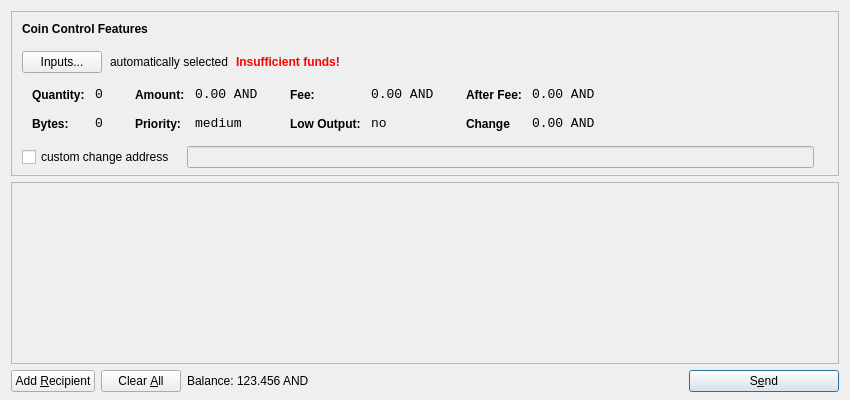
<?xml version="1.0" encoding="UTF-8"?>
<ui version="4.0">
 <class>SendCoinsDialog</class>
 <widget class="QDialog" name="SendCoinsDialog">
  <property name="geometry">
   <rect>
    <x>0</x>
    <y>0</y>
    <width>850</width>
    <height>400</height>
   </rect>
  </property>
  <property name="windowTitle">
   <string>Send Coins</string>
  </property>
  <layout class="QVBoxLayout" name="verticalLayout" stretch="0,1,0">
   <property name="bottomMargin">
    <number>8</number>
   </property>
   <item>
    <widget class="QFrame" name="frameCoinControl">
     <property name="sizePolicy">
      <sizepolicy hsizetype="Expanding" vsizetype="Expanding">
       <horstretch>0</horstretch>
       <verstretch>0</verstretch>
      </sizepolicy>
     </property>
     <property name="maximumSize">
      <size>
       <width>16777215</width>
       <height>16777215</height>
      </size>
     </property>
     <property name="frameShape">
      <enum>QFrame::StyledPanel</enum>
     </property>
     <property name="frameShadow">
      <enum>QFrame::Sunken</enum>
     </property>
     <layout class="QVBoxLayout" name="verticalLayoutCoinControl2">
      <property name="spacing">
       <number>-1</number>
      </property>
      <property name="leftMargin">
       <number>0</number>
      </property>
      <property name="topMargin">
       <number>0</number>
      </property>
      <property name="rightMargin">
       <number>0</number>
      </property>
      <property name="bottomMargin">
       <number>6</number>
      </property>
      <item>
       <layout class="QVBoxLayout" name="verticalLayoutCoinControl" stretch="0,0,0,0,1">
        <property name="spacing">
         <number>0</number>
        </property>
        <property name="leftMargin">
         <number>10</number>
        </property>
        <property name="topMargin">
         <number>10</number>
        </property>
        <item>
         <layout class="QHBoxLayout" name="horizontalLayoutCoinControl1">
          <property name="bottomMargin">
           <number>15</number>
          </property>
          <item>
           <widget class="QLabel" name="labelCoinControlFeatures">
            <property name="sizePolicy">
             <sizepolicy hsizetype="Preferred" vsizetype="Maximum">
              <horstretch>0</horstretch>
              <verstretch>0</verstretch>
             </sizepolicy>
            </property>
            <property name="font">
             <font>
              <weight>75</weight>
              <bold>true</bold>
             </font>
            </property>
            <property name="styleSheet">
             <string notr="true">font-weight:bold;</string>
            </property>
            <property name="text">
             <string>Coin Control Features</string>
            </property>
           </widget>
          </item>
         </layout>
        </item>
        <item>
         <layout class="QHBoxLayout" name="horizontalLayoutCoinControl2" stretch="0,0,0,0">
          <property name="spacing">
           <number>8</number>
          </property>
          <property name="bottomMargin">
           <number>10</number>
          </property>
          <item>
           <widget class="QPushButton" name="pushButtonCoinControl">
            <property name="styleSheet">
             <string notr="true"/>
            </property>
            <property name="text">
             <string>Inputs...</string>
            </property>
           </widget>
          </item>
          <item>
           <widget class="QLabel" name="labelCoinControlAutomaticallySelected">
            <property name="text">
             <string>automatically selected</string>
            </property>
            <property name="margin">
             <number>5</number>
            </property>
           </widget>
          </item>
          <item>
           <widget class="QLabel" name="labelCoinControlInsuffFunds">
            <property name="font">
             <font>
              <weight>75</weight>
              <bold>true</bold>
             </font>
            </property>
            <property name="styleSheet">
             <string notr="true">color:red;font-weight:bold;</string>
            </property>
            <property name="text">
             <string>Insufficient funds!</string>
            </property>
            <property name="margin">
             <number>5</number>
            </property>
           </widget>
          </item>
          <item>
           <spacer name="horizontalSpacerCoinControl">
            <property name="orientation">
             <enum>Qt::Horizontal</enum>
            </property>
            <property name="sizeHint" stdset="0">
             <size>
              <width>40</width>
              <height>1</height>
             </size>
            </property>
           </spacer>
          </item>
         </layout>
        </item>
        <item>
         <widget class="QWidget" name="widgetCoinControl" native="true">
          <property name="sizePolicy">
           <sizepolicy hsizetype="Preferred" vsizetype="Preferred">
            <horstretch>0</horstretch>
            <verstretch>0</verstretch>
           </sizepolicy>
          </property>
          <property name="minimumSize">
           <size>
            <width>0</width>
            <height>0</height>
           </size>
          </property>
          <property name="styleSheet">
           <string notr="true"/>
          </property>
          <layout class="QHBoxLayout" name="horizontalLayoutCoinControl5">
           <property name="margin">
            <number>0</number>
           </property>
           <item>
            <layout class="QHBoxLayout" name="horizontalLayoutCoinControl3" stretch="0,0,0,1">
             <property name="spacing">
              <number>20</number>
             </property>
             <property name="topMargin">
              <number>0</number>
             </property>
             <property name="bottomMargin">
              <number>10</number>
             </property>
             <item>
              <layout class="QFormLayout" name="formLayoutCoinControl1">
               <property name="horizontalSpacing">
                <number>10</number>
               </property>
               <property name="verticalSpacing">
                <number>14</number>
               </property>
               <property name="leftMargin">
                <number>10</number>
               </property>
               <property name="topMargin">
                <number>4</number>
               </property>
               <property name="rightMargin">
                <number>6</number>
               </property>
               <item row="0" column="0">
                <widget class="QLabel" name="labelCoinControlQuantityText">
                 <property name="styleSheet">
                  <string notr="true">font-weight:bold;</string>
                 </property>
                 <property name="text">
                  <string>Quantity:</string>
                 </property>
                 <property name="margin">
                  <number>0</number>
                 </property>
                </widget>
               </item>
               <item row="0" column="1">
                <widget class="QLabel" name="labelCoinControlQuantity">
                 <property name="font">
                  <font>
                   <family>Monospace</family>
                   <pointsize>10</pointsize>
                  </font>
                 </property>
                 <property name="cursor">
                  <cursorShape>IBeamCursor</cursorShape>
                 </property>
                 <property name="contextMenuPolicy">
                  <enum>Qt::ActionsContextMenu</enum>
                 </property>
                 <property name="text">
                  <string>0</string>
                 </property>
                 <property name="margin">
                  <number>0</number>
                 </property>
                 <property name="textInteractionFlags">
                  <set>Qt::LinksAccessibleByMouse|Qt::TextSelectableByKeyboard|Qt::TextSelectableByMouse</set>
                 </property>
                </widget>
               </item>
               <item row="1" column="0">
                <widget class="QLabel" name="labelCoinControlBytesText">
                 <property name="styleSheet">
                  <string notr="true">font-weight:bold;</string>
                 </property>
                 <property name="text">
                  <string>Bytes:</string>
                 </property>
                </widget>
               </item>
               <item row="1" column="1">
                <widget class="QLabel" name="labelCoinControlBytes">
                 <property name="font">
                  <font>
                   <family>Monospace</family>
                   <pointsize>10</pointsize>
                  </font>
                 </property>
                 <property name="cursor">
                  <cursorShape>IBeamCursor</cursorShape>
                 </property>
                 <property name="contextMenuPolicy">
                  <enum>Qt::ActionsContextMenu</enum>
                 </property>
                 <property name="text">
                  <string>0</string>
                 </property>
                 <property name="textInteractionFlags">
                  <set>Qt::LinksAccessibleByMouse|Qt::TextSelectableByKeyboard|Qt::TextSelectableByMouse</set>
                 </property>
                </widget>
               </item>
              </layout>
             </item>
             <item>
              <layout class="QFormLayout" name="formLayoutCoinControl2">
               <property name="horizontalSpacing">
                <number>10</number>
               </property>
               <property name="verticalSpacing">
                <number>14</number>
               </property>
               <property name="leftMargin">
                <number>6</number>
               </property>
               <property name="topMargin">
                <number>4</number>
               </property>
               <property name="rightMargin">
                <number>6</number>
               </property>
               <item row="0" column="0">
                <widget class="QLabel" name="labelCoinControlAmountText">
                 <property name="styleSheet">
                  <string notr="true">font-weight:bold;</string>
                 </property>
                 <property name="text">
                  <string>Amount:</string>
                 </property>
                 <property name="margin">
                  <number>0</number>
                 </property>
                </widget>
               </item>
               <item row="0" column="1">
                <widget class="QLabel" name="labelCoinControlAmount">
                 <property name="font">
                  <font>
                   <family>Monospace</family>
                   <pointsize>10</pointsize>
                  </font>
                 </property>
                 <property name="cursor">
                  <cursorShape>IBeamCursor</cursorShape>
                 </property>
                 <property name="contextMenuPolicy">
                  <enum>Qt::ActionsContextMenu</enum>
                 </property>
                 <property name="text">
                  <string>0.00 AND</string>
                 </property>
                 <property name="textInteractionFlags">
                  <set>Qt::LinksAccessibleByMouse|Qt::TextSelectableByKeyboard|Qt::TextSelectableByMouse</set>
                 </property>
                </widget>
               </item>
               <item row="1" column="0">
                <widget class="QLabel" name="labelCoinControlPriorityText">
                 <property name="styleSheet">
                  <string notr="true">font-weight:bold;</string>
                 </property>
                 <property name="text">
                  <string>Priority:</string>
                 </property>
                </widget>
               </item>
               <item row="1" column="1">
                <widget class="QLabel" name="labelCoinControlPriority">
                 <property name="font">
                  <font>
                   <family>Monospace</family>
                   <pointsize>10</pointsize>
                  </font>
                 </property>
                 <property name="cursor">
                  <cursorShape>IBeamCursor</cursorShape>
                 </property>
                 <property name="contextMenuPolicy">
                  <enum>Qt::ActionsContextMenu</enum>
                 </property>
                 <property name="text">
                  <string>medium</string>
                 </property>
                 <property name="textInteractionFlags">
                  <set>Qt::LinksAccessibleByMouse|Qt::TextSelectableByKeyboard|Qt::TextSelectableByMouse</set>
                 </property>
                </widget>
               </item>
              </layout>
             </item>
             <item>
              <layout class="QFormLayout" name="formLayoutCoinControl3">
               <property name="horizontalSpacing">
                <number>10</number>
               </property>
               <property name="verticalSpacing">
                <number>14</number>
               </property>
               <property name="leftMargin">
                <number>6</number>
               </property>
               <property name="topMargin">
                <number>4</number>
               </property>
               <property name="rightMargin">
                <number>6</number>
               </property>
               <item row="0" column="0">
                <widget class="QLabel" name="labelCoinControlFeeText">
                 <property name="styleSheet">
                  <string notr="true">font-weight:bold;</string>
                 </property>
                 <property name="text">
                  <string>Fee:</string>
                 </property>
                 <property name="margin">
                  <number>0</number>
                 </property>
                </widget>
               </item>
               <item row="0" column="1">
                <widget class="QLabel" name="labelCoinControlFee">
                 <property name="font">
                  <font>
                   <family>Monospace</family>
                   <pointsize>10</pointsize>
                  </font>
                 </property>
                 <property name="cursor">
                  <cursorShape>IBeamCursor</cursorShape>
                 </property>
                 <property name="contextMenuPolicy">
                  <enum>Qt::ActionsContextMenu</enum>
                 </property>
                 <property name="text">
                  <string>0.00 AND</string>
                 </property>
                 <property name="textInteractionFlags">
                  <set>Qt::LinksAccessibleByMouse|Qt::TextSelectableByKeyboard|Qt::TextSelectableByMouse</set>
                 </property>
                </widget>
               </item>
               <item row="1" column="0">
                <widget class="QLabel" name="labelCoinControlLowOutputText">
                 <property name="styleSheet">
                  <string notr="true">font-weight:bold;</string>
                 </property>
                 <property name="text">
                  <string>Low Output:</string>
                 </property>
                </widget>
               </item>
               <item row="1" column="1">
                <widget class="QLabel" name="labelCoinControlLowOutput">
                 <property name="font">
                  <font>
                   <family>Monospace</family>
                   <pointsize>10</pointsize>
                  </font>
                 </property>
                 <property name="cursor">
                  <cursorShape>IBeamCursor</cursorShape>
                 </property>
                 <property name="contextMenuPolicy">
                  <enum>Qt::ActionsContextMenu</enum>
                 </property>
                 <property name="text">
                  <string>no</string>
                 </property>
                 <property name="textInteractionFlags">
                  <set>Qt::LinksAccessibleByMouse|Qt::TextSelectableByKeyboard|Qt::TextSelectableByMouse</set>
                 </property>
                </widget>
               </item>
              </layout>
             </item>
             <item>
              <layout class="QFormLayout" name="formLayoutCoinControl4">
               <property name="horizontalSpacing">
                <number>10</number>
               </property>
               <property name="verticalSpacing">
                <number>14</number>
               </property>
               <property name="leftMargin">
                <number>6</number>
               </property>
               <property name="topMargin">
                <number>4</number>
               </property>
               <property name="rightMargin">
                <number>6</number>
               </property>
               <item row="0" column="0">
                <widget class="QLabel" name="labelCoinControlAfterFeeText">
                 <property name="styleSheet">
                  <string notr="true">font-weight:bold;</string>
                 </property>
                 <property name="text">
                  <string>After Fee:</string>
                 </property>
                 <property name="margin">
                  <number>0</number>
                 </property>
                </widget>
               </item>
               <item row="0" column="1">
                <widget class="QLabel" name="labelCoinControlAfterFee">
                 <property name="font">
                  <font>
                   <family>Monospace</family>
                   <pointsize>10</pointsize>
                  </font>
                 </property>
                 <property name="cursor">
                  <cursorShape>IBeamCursor</cursorShape>
                 </property>
                 <property name="contextMenuPolicy">
                  <enum>Qt::ActionsContextMenu</enum>
                 </property>
                 <property name="text">
                  <string>0.00 AND</string>
                 </property>
                 <property name="textInteractionFlags">
                  <set>Qt::LinksAccessibleByMouse|Qt::TextSelectableByKeyboard|Qt::TextSelectableByMouse</set>
                 </property>
                </widget>
               </item>
               <item row="1" column="0">
                <widget class="QLabel" name="labelCoinControlChangeText">
                 <property name="styleSheet">
                  <string notr="true">font-weight:bold;</string>
                 </property>
                 <property name="text">
                  <string>Change</string>
                 </property>
                </widget>
               </item>
               <item row="1" column="1">
                <widget class="QLabel" name="labelCoinControlChange">
                 <property name="font">
                  <font>
                   <family>Monospace</family>
                   <pointsize>10</pointsize>
                  </font>
                 </property>
                 <property name="cursor">
                  <cursorShape>IBeamCursor</cursorShape>
                 </property>
                 <property name="contextMenuPolicy">
                  <enum>Qt::ActionsContextMenu</enum>
                 </property>
                 <property name="text">
                  <string>0.00 AND</string>
                 </property>
                 <property name="textInteractionFlags">
                  <set>Qt::LinksAccessibleByMouse|Qt::TextSelectableByKeyboard|Qt::TextSelectableByMouse</set>
                 </property>
                </widget>
               </item>
              </layout>
             </item>
            </layout>
           </item>
          </layout>
         </widget>
        </item>
        <item>
         <layout class="QHBoxLayout" name="horizontalLayoutCoinControl4" stretch="0,0,0">
          <property name="spacing">
           <number>12</number>
          </property>
          <property name="sizeConstraint">
           <enum>QLayout::SetDefaultConstraint</enum>
          </property>
          <property name="topMargin">
           <number>5</number>
          </property>
          <property name="rightMargin">
           <number>5</number>
          </property>
          <item>
           <widget class="QCheckBox" name="checkBoxCoinControlChange">
            <property name="text">
             <string>custom change address</string>
            </property>
           </widget>
          </item>
          <item>
           <widget class="QLineEdit" name="lineEditCoinControlChange">
            <property name="enabled">
             <bool>false</bool>
            </property>
            <property name="sizePolicy">
             <sizepolicy hsizetype="Expanding" vsizetype="Fixed">
              <horstretch>0</horstretch>
              <verstretch>0</verstretch>
             </sizepolicy>
            </property>
           </widget>
          </item>
          <item>
           <widget class="QLabel" name="labelCoinControlChangeLabel">
            <property name="sizePolicy">
             <sizepolicy hsizetype="Preferred" vsizetype="Expanding">
              <horstretch>0</horstretch>
              <verstretch>0</verstretch>
             </sizepolicy>
            </property>
            <property name="minimumSize">
             <size>
              <width>0</width>
              <height>0</height>
             </size>
            </property>
            <property name="text">
             <string/>
            </property>
            <property name="margin">
             <number>3</number>
            </property>
           </widget>
          </item>
         </layout>
        </item>
        <item>
         <spacer name="verticalSpacerCoinControl">
          <property name="orientation">
           <enum>Qt::Vertical</enum>
          </property>
          <property name="sizeHint" stdset="0">
           <size>
            <width>800</width>
            <height>1</height>
           </size>
          </property>
         </spacer>
        </item>
       </layout>
      </item>
     </layout>
    </widget>
   </item>
   <item>
    <widget class="QScrollArea" name="scrollArea">
     <property name="widgetResizable">
      <bool>true</bool>
     </property>
     <widget class="QWidget" name="scrollAreaWidgetContents">
      <property name="geometry">
       <rect>
        <x>0</x>
        <y>0</y>
        <width>830</width>
        <height>165</height>
       </rect>
      </property>
      <layout class="QVBoxLayout" name="verticalLayout_2">
       <property name="margin">
        <number>0</number>
       </property>
       <item>
        <layout class="QVBoxLayout" name="entries">
         <property name="spacing">
          <number>6</number>
         </property>
        </layout>
       </item>
       <item>
        <spacer name="verticalSpacer">
         <property name="orientation">
          <enum>Qt::Vertical</enum>
         </property>
         <property name="sizeHint" stdset="0">
          <size>
           <width>20</width>
           <height>40</height>
          </size>
         </property>
        </spacer>
       </item>
      </layout>
     </widget>
    </widget>
   </item>
   <item>
    <layout class="QHBoxLayout" name="horizontalLayout">
     <item>
      <widget class="QPushButton" name="addButton">
       <property name="toolTip">
        <string>Send to multiple recipients at once</string>
       </property>
       <property name="text">
        <string>Add &amp;Recipient</string>
       </property>
       <property name="icon">
        <iconset resource="../bitcoin.qrc">
         <normaloff>:/icons/add</normaloff>:/icons/add</iconset>
       </property>
       <property name="autoDefault">
        <bool>false</bool>
       </property>
      </widget>
     </item>
     <item>
      <widget class="QPushButton" name="clearButton">
       <property name="sizePolicy">
        <sizepolicy hsizetype="Minimum" vsizetype="Fixed">
         <horstretch>0</horstretch>
         <verstretch>0</verstretch>
        </sizepolicy>
       </property>
       <property name="toolTip">
        <string>Remove all transaction fields</string>
       </property>
       <property name="text">
        <string>Clear &amp;All</string>
       </property>
       <property name="icon">
        <iconset resource="../bitcoin.qrc">
         <normaloff>:/icons/remove</normaloff>:/icons/remove</iconset>
       </property>
       <property name="autoRepeatDelay">
        <number>300</number>
       </property>
       <property name="autoDefault">
        <bool>false</bool>
       </property>
      </widget>
     </item>
     <item>
      <layout class="QHBoxLayout" name="horizontalLayout_2">
       <property name="spacing">
        <number>3</number>
       </property>
       <item>
        <widget class="QLabel" name="label">
         <property name="sizePolicy">
          <sizepolicy hsizetype="Preferred" vsizetype="Fixed">
           <horstretch>0</horstretch>
           <verstretch>0</verstretch>
          </sizepolicy>
         </property>
         <property name="text">
          <string>Balance:</string>
         </property>
        </widget>
       </item>
       <item>
        <widget class="QLabel" name="labelBalance">
         <property name="sizePolicy">
          <sizepolicy hsizetype="Preferred" vsizetype="Fixed">
           <horstretch>0</horstretch>
           <verstretch>0</verstretch>
          </sizepolicy>
         </property>
         <property name="cursor">
          <cursorShape>IBeamCursor</cursorShape>
         </property>
         <property name="text">
          <string>123.456 AND</string>
         </property>
         <property name="textInteractionFlags">
          <set>Qt::LinksAccessibleByMouse|Qt::TextSelectableByKeyboard|Qt::TextSelectableByMouse</set>
         </property>
        </widget>
       </item>
      </layout>
     </item>
     <item>
      <spacer name="horizontalSpacer">
       <property name="orientation">
        <enum>Qt::Horizontal</enum>
       </property>
       <property name="sizeHint" stdset="0">
        <size>
         <width>40</width>
         <height>20</height>
        </size>
       </property>
      </spacer>
     </item>
     <item>
      <widget class="QPushButton" name="sendButton">
       <property name="minimumSize">
        <size>
         <width>150</width>
         <height>0</height>
        </size>
       </property>
       <property name="toolTip">
        <string>Confirm the send action</string>
       </property>
       <property name="text">
        <string>S&amp;end</string>
       </property>
       <property name="icon">
        <iconset resource="../bitcoin.qrc">
         <normaloff>:/icons/send</normaloff>:/icons/send</iconset>
       </property>
       <property name="default">
        <bool>true</bool>
       </property>
      </widget>
     </item>
    </layout>
   </item>
  </layout>
 </widget>
 <resources>
  <include location="../bitcoin.qrc"/>
 </resources>
 <connections/>
</ui>
